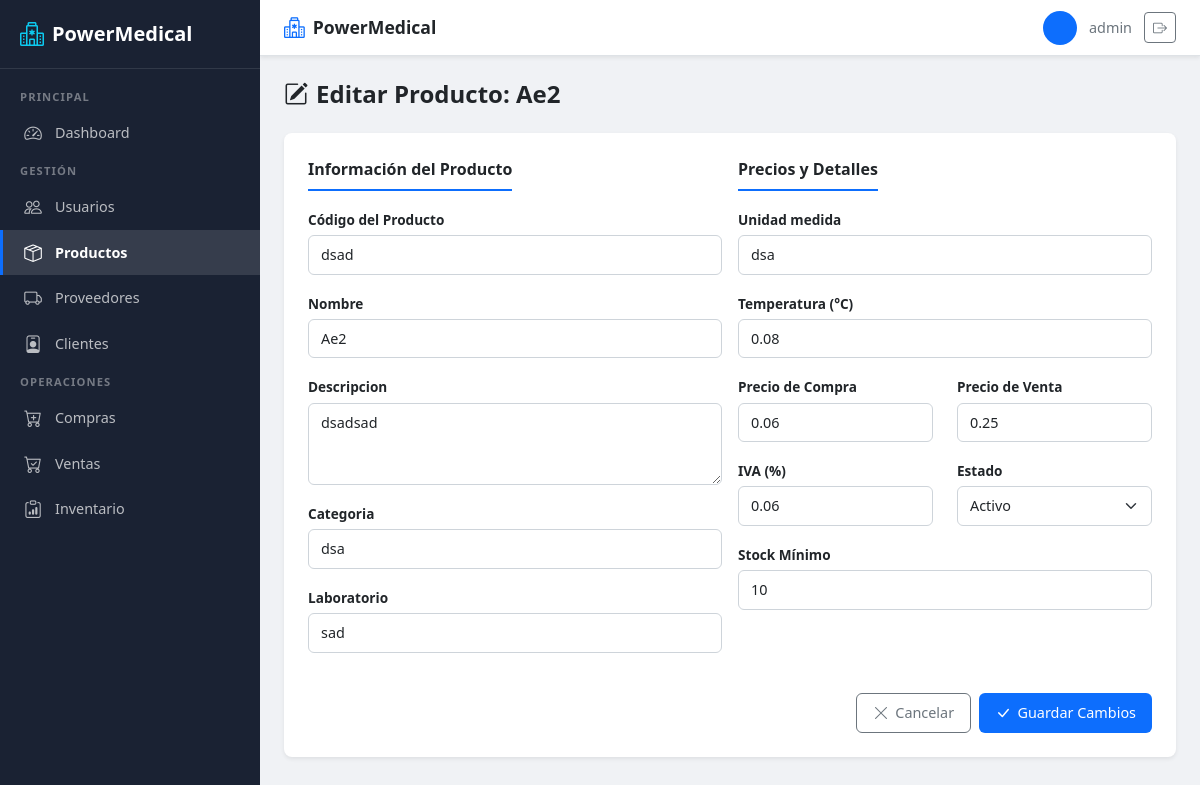
The app's page /usuarios/productos/editar/1/ (signed in) with its own data.
### usuarios/models.py (models this page shows, shortened)
class Usuario(AbstractUser):
    ROLES = [
        ('ADMIN', 'Administrador'),
        ('BODEGA', 'Bodeguero'),
        ('VENDEDOR', 'Vendedor'),
    ]
    rol = models.CharField(
        max_length=15,
        choices=ROLES,
        default='VENDEDOR'
    )

class Producto(models.Model):
    ESTADOS = [
        ('ACTIVO', 'Activo'),
        ('INACTIVO', 'Inactivo'),
    ]
    codigo = models.CharField(max_length=30, unique=True)
    nombre = models.CharField(max_length=150)
    descripcion = models.TextField(blank=True)
    categoria = models.CharField(max_length=100)
    laboratorio = models.CharField(max_length=100)
    unidad_medida = models.CharField(max_length=50)
    temperatura = models.DecimalField(
        max_digits=5,
        decimal_places=2,
        help_text="Temperatura de almacenamiento en °C"
    )
    precio_compra = models.DecimalField(max_digits=10, decimal_places=2)
    precio_venta = models.DecimalField(max_digits=10, decimal_places=2)
    iva = models.DecimalField(max_digits=5, decimal_places=2)
    stock = models.PositiveIntegerField(
        default=0,
        verbose_name="Stock"
    )
    stock_minimo = models.PositiveIntegerField(
        default=10,
        verbose_name="Stock Mínimo"
    )
    estado = models.CharField(
        max_length=10,
        choices=ESTADOS,
        default='ACTIVO'
    )

### usuarios/views.py (the view)
# urls.py: path('productos/editar/<int:id>/', views.editar_producto, name='editar_producto'),
@roles_permitidos('ADMIN', 'BODEGA')
def editar_producto(request, id):
    producto = get_object_or_404(Producto, id=id)
    if request.method == 'POST':
        form = EditarProductoForm(request.POST, instance=producto)
        if form.is_valid():
            form.save()
            return redirect('lista_productos')
    else:
        form = EditarProductoForm(instance=producto)
    return render(request, 'usuarios/editar_producto.html', {
        'form': form,
        'producto': producto,
    })

### usuarios/views.py (called while the page is built)
def roles_permitidos(*roles):
    def decorator(view_func):
        @wraps(view_func)
        @login_required
        def wrapper(request, *args, **kwargs):
            if request.user.is_superuser or request.user.rol in roles:
                return view_func(request, *args, **kwargs)
            return redirect('redireccion_rol')
        return wrapper
    return decorator

### usuarios/templates/usuarios/editar_producto.html (shortened to what this page needs)
{% extends 'usuarios/base.html' %}
{% block content %}
<div class="pm-page-header">
    <h2><i class="bi bi-pencil-square me-2"></i>Editar Producto: {{ producto.nombre }}</h2>
</div>
<div class="pm-form-section">
    <form method="post" novalidate class="pm-form">
        <div class="row g-3">
            <div class="col-md-6">
                <div class="section-title">Información del Producto</div>
                <div class="mb-3">
                    <label for="id_codigo" class="form-label">{{ form.codigo.label }}</label>
                    {{ form.codigo }}
                </div>
                <div class="mb-3">
                    <label for="id_nombre" class="form-label">{{ form.nombre.label }}</label>
                    {{ form.nombre }}
                </div>
                <div class="mb-3">
                    <label for="id_descripcion" class="form-label">{{ form.descripcion.label }}</label>
                    {{ form.descripcion }}
                </div>
                <div class="mb-3">
                    <label for="id_categoria" class="form-label">{{ form.categoria.label }}</label>
                    {{ form.categoria }}
                </div>
                <div class="mb-3">
                    <label for="id_laboratorio" class="form-label">{{ form.laboratorio.label }}</label>
                    {{ form.laboratorio }}
                </div>
            </div>
            <div class="col-md-6">
                <div class="section-title">Precios y Detalles</div>
                <div class="mb-3">
                    <label for="id_unidad_medida" class="form-label">{{ form.unidad_medida.label }}</label>
                    {{ form.unidad_medida }}
                </div>
                <div class="mb-3">
                    <label for="id_temperatura" class="form-label">{{ form.temperatura.label }}</label>
                    {{ form.temperatura }}
                </div>
                <div class="row">
                    <div class="col-6 mb-3">
                        <label for="id_precio_compra" class="form-label">{{ form.precio_compra.label }}</label>
                        {{ form.precio_compra }}
                    </div>
                    <div class="col-6 mb-3">
                        <label for="id_precio_venta" class="form-label">{{ form.precio_venta.label }}</label>
                        {{ form.precio_venta }}
                    </div>
                </div>
                <div class="row">
                    <div class="col-6 mb-3">
                        <label for="id_iva" class="form-label">{{ form.iva.label }}</label>
                        {{ form.iva }}
                    </div>
                    <div class="col-6 mb-3">
                        <label for="id_estado" class="form-label">{{ form.estado.label }}</label>
                        {{ form.estado }}
                    </div>
                </div>
                <div class="mb-3">
                    <label for="id_stock_minimo" class="form-label">{{ form.stock_minimo.label }}</label>
                    {{ form.stock_minimo }}
                </div>
            </div>
        </div>
        <div class="mt-4 d-flex justify-content-end gap-2">
            <a href="{% url 'lista_productos' %}" class="pm-btn pm-btn-outline-secondary">
                <i class="bi bi-x-lg"></i> Cancelar
            </a>
            <button type="submit" class="pm-btn pm-btn-primary">
                <i class="bi bi-check-lg"></i> Guardar Cambios
            </button>
        </div>
    </form>
</div>
{% endblock %}

### usuarios/templates/usuarios/base.html (shortened to what this page needs)
{% load static %}
<!DOCTYPE html>
<html lang="es">
<head>
    <link href="https://cdn.jsdelivr.net/npm/bootstrap@5.3.0/dist/css/bootstrap.min.css" rel="stylesheet">
    <link href="https://cdn.jsdelivr.net/npm/bootstrap-icons@1.11.0/font/bootstrap-icons.css" rel="stylesheet">
    <link href="{% static 'usuarios/css/style.css' %}" rel="stylesheet">
</head>
<body>
    <aside class="pm-sidebar" id="sidebar">
        <a class="pm-sidebar-brand" href="{% url 'redireccion_rol' %}">
            <i class="bi bi-hospital"></i>
            <span>PowerMedical</span>
        </a>
        <nav class="pm-sidebar-nav">
            {% if user.is_superuser or user.rol == 'ADMIN' %}
                <div class="nav-section">Principal</div>
                <a class="nav-link {% if request.resolver_match.url_name == 'dashboard_admin' %}active{% endif %}" href="{% url 'dashboard_admin' %}">
                    <i class="bi bi-speedometer2"></i>
                    <span>Dashboard</span>
                </a>
                <div class="nav-section">Gestión</div>
                <a class="nav-link {% if request.resolver_match.url_name == 'registro_usuario' or request.resolver_match.url_name == 'editar_usuario' %}active{% endif %}" href="{% url 'registro_usuario' %}">
                    <i class="bi bi-people"></i>
                    <span>Usuarios</span>
                </a>
                <a class="nav-link {% if request.resolver_match.url_name == 'registro_producto' or request.resolver_match.url_name == 'lista_productos' or request.resolver_match.url_name == 'editar_producto' %}active{% endif %}" href="{% url 'lista_productos' %}">
                    <i class="bi bi-box-seam"></i>
                    <span>Productos</span>
                </a>
                <a class="nav-link {% if request.resolver_match.url_name == 'registrar_proveedor' %}active{% endif %}" href="{% url 'registrar_proveedor' %}">
                    <i class="bi bi-truck"></i>
                    <span>Proveedores</span>
                </a>
                <a class="nav-link {% if request.resolver_match.url_name == 'registrar_cliente' %}active{% endif %}" href="{% url 'registrar_cliente' %}">
                    <i class="bi bi-person-badge"></i>
                    <span>Clientes</span>
                </a>
                <div class="nav-section">Operaciones</div>
                <a class="nav-link {% if request.resolver_match.url_name == 'registrar_compra' %}active{% endif %}" href="{% url 'registrar_compra' %}">
                    <i class="bi bi-cart-plus"></i>
                    <span>Compras</span>
                </a>
                <a class="nav-link {% if request.resolver_match.url_name == 'registrar_venta' %}active{% endif %}" href="{% url 'registrar_venta' %}">
                    <i class="bi bi-cart-check"></i>
                    <span>Ventas</span>
                </a>
                <a class="nav-link {% if request.resolver_match.url_name == 'lista_inventario' %}active{% endif %}" href="{% url 'lista_inventario' %}">
                    <i class="bi bi-clipboard-data"></i>
                    <span>Inventario</span>
                </a>
            {% endif %}
        </nav>
    </aside>
    <div class="pm-main">
        <header class="pm-navbar">
            <a class="pm-navbar-brand" href="{% url 'redireccion_rol' %}">
                <i class="bi bi-hospital"></i>
                <span>PowerMedical</span>
            </a>
            <div class="pm-navbar-user">
                <div class="user-avatar">
                </div>
                <span class="d-none d-md-inline">
                    {{ user.first_name }} {{ user.last_name|default:user.username }}
                </span>
                <a href="{% url 'logout' %}" class="btn btn-outline-secondary btn-sm" title="Cerrar sesión">
                    <i class="bi bi-box-arrow-right"></i>
                </a>
            </div>
        </header>
        <main class="pm-content">
            {% block content %}{% endblock %}
        </main>
    </div>
</body>
</html>

### usuarios/static/usuarios/css/style.css (style rules this page uses)
:root { --pm-primary: #0d6efd; --pm-primary-dark: #0a58ca; --pm-secondary: #6c757d; --pm-success: #198754; --pm-danger: #dc3545; --pm-warning: #ffc107; --pm-info: #0dcaf0; --pm-light: #f8f9fa; --pm-dark: #212529; --pm-sidebar-bg: #1a2233; --pm-sidebar-width: 260px; --pm-navbar-height: 56px; --pm-body-bg: #f0f2f5; --pm-card-shadow: 0 0.125rem 0.25rem rgba(0, 0, 0, 0.075); --pm-card-shadow-hover: 0 0.5rem 1rem rgba(0, 0, 0, 0.12); }
* { margin: 0; padding: 0; box-sizing: border-box; }
body { font-family: 'Segoe UI', Tahoma, Geneva, Verdana, sans-serif; background-color: var(--pm-body-bg); min-height: 100vh; }
.pm-sidebar { position: fixed; top: 0; left: 0; width: var(--pm-sidebar-width); height: 100vh; background: var(--pm-sidebar-bg); color: #fff; z-index: 1040; overflow-y: auto; transition: transform 0.3s ease; display: flex; flex-direction: column; }
.pm-sidebar-brand { padding: 1rem 1.25rem; font-size: 1.25rem; font-weight: 700; border-bottom: 1px solid rgba(255, 255, 255, 0.1); display: flex; align-items: center; gap: 0.5rem; min-height: var(--pm-navbar-height); text-decoration: none; color: #fff; }
.pm-sidebar-brand i { font-size: 1.5rem; color: var(--pm-info); }
.pm-sidebar-nav { padding: 0.75rem 0; flex: 1; }
.pm-sidebar-nav .nav-section { padding: 0.5rem 1.25rem 0.25rem; font-size: 0.7rem; text-transform: uppercase; letter-spacing: 0.1em; color: rgba(255, 255, 255, 0.4); font-weight: 600; }
.pm-sidebar-nav .nav-link { display: flex; align-items: center; gap: 0.75rem; padding: 0.6rem 1.25rem; color: rgba(255, 255, 255, 0.7); text-decoration: none; font-size: 0.9rem; transition: all 0.2s; border-left: 3px solid transparent; }
.pm-sidebar-nav .nav-link.active { color: #fff; background: rgba(255, 255, 255, 0.12); border-left-color: var(--pm-primary); font-weight: 600; }
.pm-sidebar-nav .nav-link i { font-size: 1.1rem; width: 1.25rem; text-align: center; }
.pm-main { margin-left: var(--pm-sidebar-width); min-height: 100vh; display: flex; flex-direction: column; }
.pm-navbar { position: sticky; top: 0; z-index: 1030; height: var(--pm-navbar-height); background: #fff; border-bottom: 1px solid #dee2e6; box-shadow: var(--pm-card-shadow); display: flex; align-items: center; padding: 0 1.5rem; }
.pm-navbar-brand { font-weight: 700; font-size: 1.1rem; color: var(--pm-dark); text-decoration: none; display: flex; align-items: center; gap: 0.5rem; }
.pm-navbar-brand i { color: var(--pm-primary); font-size: 1.3rem; }
.pm-navbar-user { display: flex; align-items: center; gap: 0.75rem; font-size: 0.9rem; color: var(--pm-secondary); }
.pm-navbar-user .user-avatar { width: 34px; height: 34px; border-radius: 50%; background: var(--pm-primary); color: #fff; display: flex; align-items: center; justify-content: center; font-weight: 600; font-size: 0.85rem; }
.pm-content { padding: 1.5rem; flex: 1; }
.pm-page-header { display: flex; justify-content: space-between; align-items: center; margin-bottom: 1.5rem; flex-wrap: wrap; gap: 0.5rem; }
.pm-page-header h2 { font-size: 1.5rem; font-weight: 700; color: var(--pm-dark); margin: 0; }
.pm-form-section { background: #fff; border-radius: 0.5rem; box-shadow: var(--pm-card-shadow); padding: 1.5rem; margin-bottom: 1.5rem; }
.pm-form-section .section-title { font-size: 1rem; font-weight: 600; color: var(--pm-dark); margin-bottom: 1rem; padding-bottom: 0.5rem; border-bottom: 2px solid var(--pm-primary); display: inline-block; }
.pm-form .form-label { font-weight: 600; font-size: 0.85rem; color: var(--pm-dark); margin-bottom: 0.3rem; }
.pm-form .form-control, .pm-form .form-select { border-radius: 0.375rem; border: 1px solid #ced4da; padding: 0.5rem 0.75rem; font-size: 0.9rem; transition: border-color 0.2s, box-shadow 0.2s; }
.pm-btn { display: inline-flex; align-items: center; gap: 0.4rem; font-size: 0.9rem; font-weight: 500; padding: 0.5rem 1rem; border-radius: 0.375rem; transition: all 0.2s; text-decoration: none; border: none; cursor: pointer; line-height: 1.4; }
.pm-btn i { font-size: 1rem; }
.pm-btn-primary { background: var(--pm-primary); color: #fff; }
.pm-btn-outline-secondary { background: transparent; color: var(--pm-secondary); border: 1px solid var(--pm-secondary); }

### records on screen
Usuario: last_name "admin"
Producto: nombre "Ae2", codigo "dsad", descripcion "dsadsad", categoria "dsa", laboratorio "sad", unidad_medida "dsa", temperatura "0.08", precio_compra "0.06", precio_venta "0.25", iva "0.06", estado "Activo", stock_minimo "10"
